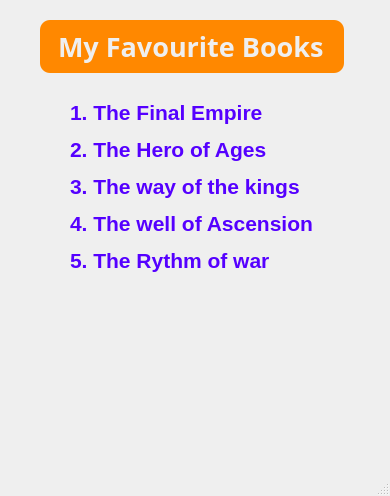
<?xml version="1.0" encoding="UTF-8"?>
<ui version="4.0">
 <class>MainWindow</class>
 <widget class="QMainWindow" name="MainWindow">
  <property name="geometry">
   <rect>
    <x>0</x>
    <y>0</y>
    <width>390</width>
    <height>496</height>
   </rect>
  </property>
  <property name="windowTitle">
   <string>Example UI</string>
  </property>
  <widget class="QWidget" name="centralwidget">
   <property name="styleSheet">
    <string notr="true"/>
   </property>
   <widget class="QLabel" name="label">
    <property name="geometry">
     <rect>
      <x>40</x>
      <y>20</y>
      <width>304</width>
      <height>53</height>
     </rect>
    </property>
    <property name="font">
     <font>
      <family>Segoe MDL2 Assets</family>
      <pointsize>20</pointsize>
      <weight>75</weight>
      <bold>true</bold>
     </font>
    </property>
    <property name="styleSheet">
     <string notr="true">background-color:#ff8800;
color:#efefef;
padding:10px;
border-radius:10px;</string>
    </property>
    <property name="text">
     <string>My Favourite Books</string>
    </property>
   </widget>
   <widget class="QLabel" name="label_2">
    <property name="geometry">
     <rect>
      <x>70</x>
      <y>100</y>
      <width>250</width>
      <height>173</height>
     </rect>
    </property>
    <property name="text">
     <string>&lt;html&gt;&lt;head/&gt;&lt;body&gt;&lt;p&gt;&lt;span style=&quot; font-size:16pt; font-weight:600; color:#5500ff;&quot;&gt;1. The Final Empire&lt;/span&gt;&lt;/p&gt;&lt;p&gt;&lt;span style=&quot; font-size:16pt; font-weight:600; color:#5500ff;&quot;&gt;2. The Hero of Ages&lt;/span&gt;&lt;/p&gt;&lt;p&gt;&lt;span style=&quot; font-size:16pt; font-weight:600; color:#5500ff;&quot;&gt;3. The way of the kings&lt;/span&gt;&lt;/p&gt;&lt;p&gt;&lt;span style=&quot; font-size:16pt; font-weight:600; color:#5500ff;&quot;&gt;4. The well of Ascension&lt;/span&gt;&lt;/p&gt;&lt;p&gt;&lt;span style=&quot; font-size:16pt; font-weight:600; color:#5500ff;&quot;&gt;5. The Rythm of war&lt;/span&gt;&lt;/p&gt;&lt;/body&gt;&lt;/html&gt;</string>
    </property>
   </widget>
   <widget class="QLabel" name="label_3">
    <property name="geometry">
     <rect>
      <x>140</x>
      <y>310</y>
      <width>111</width>
      <height>111</height>
     </rect>
    </property>
    <property name="text">
     <string/>
    </property>
    <property name="pixmap">
     <pixmap>../../../../Downloads/android-chrome-512x512.png</pixmap>
    </property>
    <property name="scaledContents">
     <bool>true</bool>
    </property>
   </widget>
   <zorder>label_3</zorder>
   <zorder>label</zorder>
   <zorder>label_2</zorder>
  </widget>
  <widget class="QStatusBar" name="statusbar"/>
  <action name="actionExit">
   <property name="text">
    <string>Exit</string>
   </property>
  </action>
  <action name="actiontba">
   <property name="text">
    <string>tba</string>
   </property>
  </action>
  <action name="actionfullscreen">
   <property name="text">
    <string>fullscreen</string>
   </property>
  </action>
 </widget>
 <resources/>
 <connections/>
</ui>
